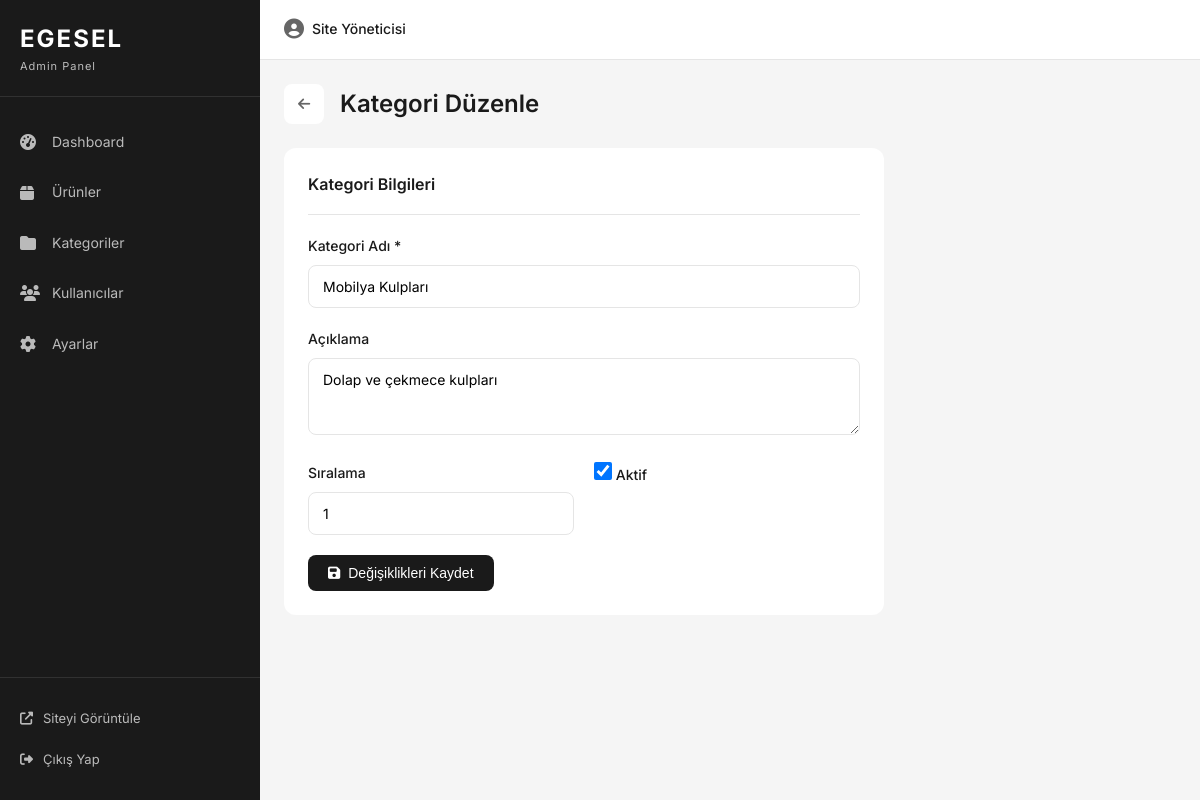
Page /admin/kategori-duzenle.php?id=1 (signed in) on the committed database.
### tables this page shows
CREATE TABLE IF NOT EXISTS categories (
    id INT AUTO_INCREMENT PRIMARY KEY,
    name VARCHAR(100) NOT NULL,
    slug VARCHAR(100) NOT NULL UNIQUE,
    description TEXT,
    image VARCHAR(255),
    parent_id INT DEFAULT NULL,
    sort_order INT DEFAULT 0,
    is_active TINYINT(1) DEFAULT 1,
    created_at TIMESTAMP DEFAULT CURRENT_TIMESTAMP,
    updated_at TIMESTAMP DEFAULT CURRENT_TIMESTAMP ON UPDATE CURRENT_TIMESTAMP,
    FOREIGN KEY (parent_id) REFERENCES categories(id) ON DELETE SET NULL
);

### includes/functions.php (called while the page is built, shortened)
<?php
function e($string) {
    return htmlspecialchars($string, ENT_QUOTES, 'UTF-8');
}
?>

### admin/kategori-duzenle.php (the view, shortened to what this page needs)
<?php
require_once 'includes/header.php';
$id = isset($_GET['id']) ? (int)$_GET['id'] : 0;
$stmt = $db->prepare("SELECT * FROM categories WHERE id = ?");
$stmt->execute([$id]);
$category = $stmt->fetch();
?>
<div class="page-header">
    <div class="page-header-left">
        <a href="kategoriler.php" class="back-link"><i class="fas fa-arrow-left"></i></a>
        <h1>Kategori Düzenle</h1>
    </div>
</div>
<form method="POST" action="" class="admin-form">
    <div class="admin-card" style="max-width: 600px;">
        <h3>Kategori Bilgileri</h3>
        <div class="form-group">
            <label for="name">Kategori Adı *</label>
            <input type="text" id="name" name="name" required
                   value="<?php echo e($category['name']); ?>">
        </div>
        <div class="form-group">
            <label for="description">Açıklama</label>
            <textarea id="description" name="description" rows="3"><?php echo e($category['description']); ?></textarea>
        </div>
        <div class="form-row">
            <div class="form-group">
                <label for="sort_order">Sıralama</label>
                <input type="number" id="sort_order" name="sort_order" min="0"
                       value="<?php echo e($category['sort_order']); ?>">
            </div>
            <div class="form-group">
                <label class="checkbox-label">
                    <input type="checkbox" name="is_active" value="1" <?php echo $category['is_active'] ? 'checked' : ''; ?>>
                    <span>Aktif</span>
                </label>
            </div>
        </div>
        <button type="submit" class="btn btn-primary">
            <i class="fas fa-save"></i> Değişiklikleri Kaydet
        </button>
    </div>
</form>
<?php require_once 'includes/footer.php'; ?>

### assets/css/admin.css (style rules this page uses)
:root { --primary: #1a1a1a; --primary-light: #333333; --secondary: #c4a35a; --background: #f5f5f5; --surface: #ffffff; --text: #1a1a1a; --text-light: #666666; --text-muted: #999999; --border: #e5e5e5; --success: #22c55e; --error: #ef4444; --warning: #f59e0b; --info: #3b82f6; --sidebar-width: 260px; --topbar-height: 60px; --font-sans: 'Inter', -apple-system, BlinkMacSystemFont, sans-serif; --radius: 8px; --radius-lg: 12px; --shadow: 0 4px 6px rgba(0,0,0,0.07); --transition: all 0.3s ease; }
*, *::before, *::after { box-sizing: border-box; margin: 0; padding: 0; }
body.admin-body { font-family: var(--font-sans); font-size: 14px; line-height: 1.6; color: var(--text); background: var(--background); }
a { color: inherit; text-decoration: none; }
.page-header { display: flex; justify-content: space-between; align-items: center; margin-bottom: 24px; }
.page-header-left { display: flex; align-items: center; gap: 16px; }
.back-link { width: 40px; height: 40px; display: flex; align-items: center; justify-content: center; background: var(--surface); border-radius: var(--radius); color: var(--text-light); }
.page-header h1 { font-size: 24px; font-weight: 600; }
.admin-card { background: var(--surface); border-radius: var(--radius-lg); padding: 24px; margin-bottom: 24px; }
.admin-card h3 { font-size: 16px; font-weight: 600; margin-bottom: 20px; padding-bottom: 16px; border-bottom: 1px solid var(--border); }
.btn { display: inline-flex; align-items: center; justify-content: center; gap: 8px; padding: 10px 20px; font-size: 14px; font-weight: 500; border-radius: var(--radius); border: none; cursor: pointer; transition: var(--transition); }
.btn-primary { background: var(--primary); color: white; }
.admin-form .form-group { margin-bottom: 20px; }
.admin-form label { display: block; margin-bottom: 8px; font-weight: 500; font-size: 14px; }
.admin-form input, .admin-form textarea, .admin-form select { width: 100%; padding: 12px 14px; border: 1px solid var(--border); border-radius: var(--radius); font-size: 14px; font-family: inherit; transition: var(--transition); }
.form-row { display: grid; grid-template-columns: 1fr 1fr; gap: 20px; }
.checkbox-label { display: flex; align-items: center; gap: 10px; cursor: pointer; }
.checkbox-label input[type="checkbox"] { width: 18px; height: 18px; cursor: pointer; }

### rows in the picture
categories: name "Mobilya Kulpları", description "Dolap ve çekmece kulpları", sort_order "1", is_active "☑"

### other values in the picture
$_SESSION['user_name'] "Site Yöneticisi"
